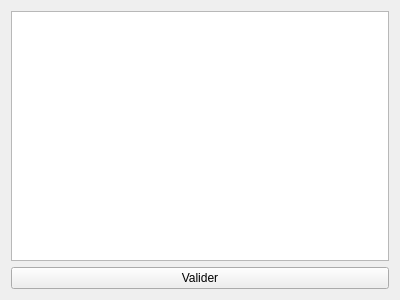
<?xml version="1.0" encoding="UTF-8"?>
<ui version="4.0">
 <class>ValiderPhotos</class>
 <widget class="QWidget" name="ValiderPhotos">
  <property name="geometry">
   <rect>
    <x>0</x>
    <y>0</y>
    <width>400</width>
    <height>300</height>
   </rect>
  </property>
  <property name="windowTitle">
   <string>Form</string>
  </property>
  <layout class="QVBoxLayout" name="verticalLayout">
   <item>
    <widget class="QListView" name="listViewPhoto">
     <property name="enabled">
      <bool>true</bool>
     </property>
     <property name="editTriggers">
      <set>QAbstractItemView::DoubleClicked|QAbstractItemView::EditKeyPressed</set>
     </property>
     <property name="viewMode">
      <enum>QListView::IconMode</enum>
     </property>
    </widget>
   </item>
   <item>
    <widget class="QPushButton" name="pushButtonValider">
     <property name="text">
      <string>Valider</string>
     </property>
     <property name="icon">
      <iconset theme="go-next">
       <normaloff/>
      </iconset>
     </property>
     <property name="shortcut">
      <string>Return</string>
     </property>
    </widget>
   </item>
  </layout>
 </widget>
 <resources/>
 <connections/>
</ui>
